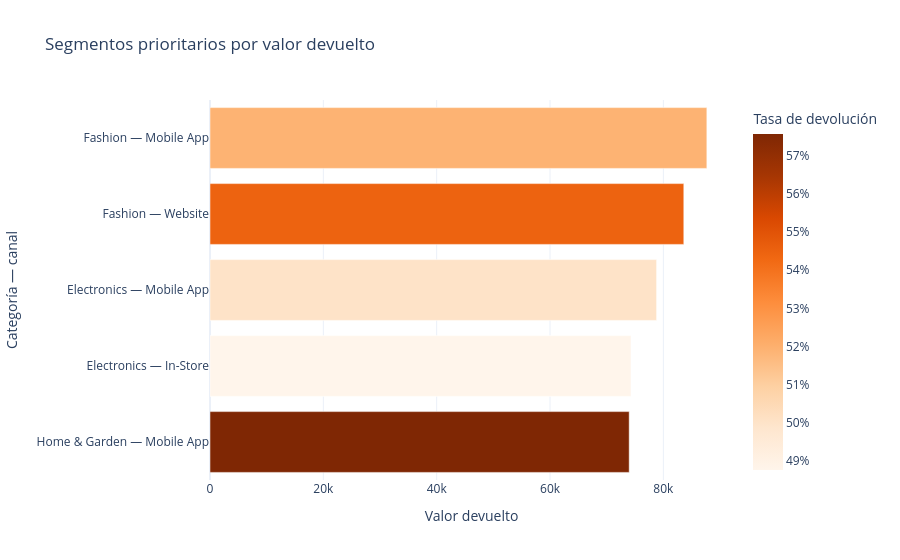

This figure's notebook cell:
### Code cell
fig = px.bar(
    priorities.sort_values("returned_amount"),
    x="returned_amount",
    y="segment",
    orientation="h",
    color="return_rate",
    color_continuous_scale="Oranges",
    hover_data=["orders", "gross_sales"],
    title="Segmentos prioritarios por valor devuelto",
    labels={
        "returned_amount": "Valor devuelto",
        "return_rate": "Tasa de devolución",
        "segment": "Categoría — canal",
    },
)
fig.update_coloraxes(colorbar_tickformat=".0%")
fig.update_layout(template="plotly_white")
fig.show()

### Figure 1 — Plotly figure (JSON) as saved in the notebook; plotly's stock layout.template omitted (floating-point values rounded to 4 significant figures)
{"data": [{"alignmentgroup": "True", "customdata": [[99, 116000.0], [121, 158500.0], [108, 152200.0], [112, 161300.0], [131, 167700.0]], "hovertemplate": "Valor devuelto=%{x}<br>Categoría — canal=%{y}<br>orders=%{customdata[0]}<br>gross_sales=%{customdata[1]}<br>Tasa de devolución=%{marker.color}<extra></extra>", "legendgroup": "", "marker": {"color": [0.5758, 0.4876, 0.5, 0.5446, 0.5191], "coloraxis": "coloraxis", "pattern": {"shape": ""}}, "name": "", "offsetgroup": "", "orientation": "h", "showlegend": false, "textposition": "auto", "type": "bar", "x": [73970.0, 74280.0, 78810.0, 83600.0, 87670.0], "xaxis": "x", "y": ["Home & Garden — Mobile App", "Electronics — In-Store", "Electronics — Mobile App", "Fashion — Website", "Fashion — Mobile App"], "yaxis": "y"}], "layout": {"barmode": "relative", "coloraxis": {"colorbar": {"tickformat": ".0%", "title": {"text": "Tasa de devolución"}}, "colorscale": [[0, "rgb(255,245,235)"], [0.125, "rgb(254,230,206)"], [0.25, "rgb(253,208,162)"], [0.375, "rgb(253,174,107)"], [0.5, "rgb(253,141,60)"], [0.625, "rgb(241,105,19)"], [0.75, "rgb(217,72,1)"], [0.875, "rgb(166,54,3)"], [1, "rgb(127,39,4)"]]}, "legend": {"tracegroupgap": 0}, "title": {"text": "Segmentos prioritarios por valor devuelto"}, "xaxis": {"anchor": "y", "domain": [0, 1], "title": {"text": "Valor devuelto"}}, "yaxis": {"anchor": "x", "domain": [0, 1], "title": {"text": "Categoría — canal"}}}}
